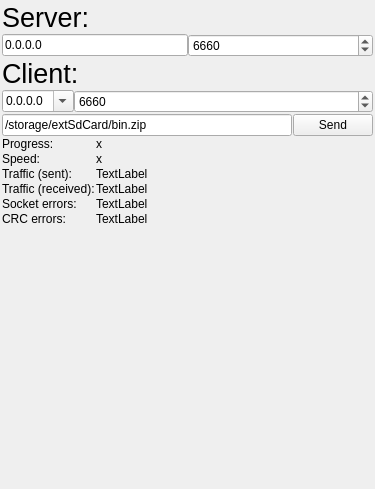
<?xml version="1.0" encoding="UTF-8"?>
<ui version="4.0">
 <class>AndroidMainWindow</class>
 <widget class="QWidget" name="AndroidMainWindow">
  <property name="geometry">
   <rect>
    <x>0</x>
    <y>0</y>
    <width>375</width>
    <height>489</height>
   </rect>
  </property>
  <property name="windowTitle">
   <string>Form</string>
  </property>
  <layout class="QVBoxLayout" name="verticalLayout">
   <property name="spacing">
    <number>1</number>
   </property>
   <property name="leftMargin">
    <number>2</number>
   </property>
   <property name="topMargin">
    <number>2</number>
   </property>
   <property name="rightMargin">
    <number>2</number>
   </property>
   <property name="bottomMargin">
    <number>2</number>
   </property>
   <item>
    <widget class="QLabel" name="label">
     <property name="sizePolicy">
      <sizepolicy hsizetype="Preferred" vsizetype="Fixed">
       <horstretch>0</horstretch>
       <verstretch>0</verstretch>
      </sizepolicy>
     </property>
     <property name="font">
      <font>
       <pointsize>20</pointsize>
      </font>
     </property>
     <property name="text">
      <string>Server:</string>
     </property>
    </widget>
   </item>
   <item>
    <layout class="QHBoxLayout" name="horizontalLayout">
     <property name="spacing">
      <number>0</number>
     </property>
     <item>
      <widget class="QLineEdit" name="serverAddr">
       <property name="text">
        <string>0.0.0.0</string>
       </property>
      </widget>
     </item>
     <item>
      <widget class="QSpinBox" name="serverPort">
       <property name="sizePolicy">
        <sizepolicy hsizetype="MinimumExpanding" vsizetype="Fixed">
         <horstretch>0</horstretch>
         <verstretch>0</verstretch>
        </sizepolicy>
       </property>
       <property name="suffix">
        <string notr="true"/>
       </property>
       <property name="prefix">
        <string notr="true"/>
       </property>
       <property name="minimum">
        <number>1000</number>
       </property>
       <property name="maximum">
        <number>64000</number>
       </property>
       <property name="value">
        <number>6660</number>
       </property>
      </widget>
     </item>
    </layout>
   </item>
   <item>
    <widget class="QLabel" name="label_2">
     <property name="sizePolicy">
      <sizepolicy hsizetype="Preferred" vsizetype="Fixed">
       <horstretch>0</horstretch>
       <verstretch>0</verstretch>
      </sizepolicy>
     </property>
     <property name="font">
      <font>
       <pointsize>20</pointsize>
      </font>
     </property>
     <property name="text">
      <string>Client:</string>
     </property>
    </widget>
   </item>
   <item>
    <layout class="QVBoxLayout" name="verticalLayout_2">
     <item>
      <layout class="QHBoxLayout" name="horizontalLayout_2">
       <property name="spacing">
        <number>0</number>
       </property>
       <item>
        <widget class="QComboBox" name="clientAddr">
         <property name="editable">
          <bool>true</bool>
         </property>
         <property name="currentText">
          <string>0.0.0.0</string>
         </property>
        </widget>
       </item>
       <item>
        <widget class="QSpinBox" name="clientPort">
         <property name="sizePolicy">
          <sizepolicy hsizetype="MinimumExpanding" vsizetype="Fixed">
           <horstretch>0</horstretch>
           <verstretch>0</verstretch>
          </sizepolicy>
         </property>
         <property name="suffix">
          <string notr="true"/>
         </property>
         <property name="prefix">
          <string notr="true"/>
         </property>
         <property name="minimum">
          <number>1000</number>
         </property>
         <property name="maximum">
          <number>64000</number>
         </property>
         <property name="value">
          <number>6660</number>
         </property>
        </widget>
       </item>
      </layout>
     </item>
     <item>
      <layout class="QHBoxLayout" name="horizontalLayout_3">
       <item>
        <widget class="QLineEdit" name="sendFileName">
         <property name="text">
          <string>/storage/extSdCard/bin.zip</string>
         </property>
        </widget>
       </item>
       <item>
        <widget class="QPushButton" name="pushButton">
         <property name="text">
          <string>Send</string>
         </property>
        </widget>
       </item>
      </layout>
     </item>
    </layout>
   </item>
   <item>
    <layout class="QFormLayout" name="formLayout">
     <item row="0" column="0">
      <widget class="QLabel" name="label_3">
       <property name="text">
        <string>Progress:</string>
       </property>
      </widget>
     </item>
     <item row="0" column="1">
      <widget class="QLabel" name="labProgress">
       <property name="text">
        <string>x</string>
       </property>
      </widget>
     </item>
     <item row="1" column="0">
      <widget class="QLabel" name="label_5">
       <property name="text">
        <string>Speed:</string>
       </property>
      </widget>
     </item>
     <item row="1" column="1">
      <widget class="QLabel" name="labSpeed">
       <property name="text">
        <string>x</string>
       </property>
      </widget>
     </item>
     <item row="2" column="0">
      <widget class="QLabel" name="label_7">
       <property name="text">
        <string>Traffic (sent):</string>
       </property>
      </widget>
     </item>
     <item row="3" column="0">
      <widget class="QLabel" name="label_8">
       <property name="text">
        <string>Traffic (received):</string>
       </property>
      </widget>
     </item>
     <item row="4" column="0">
      <widget class="QLabel" name="label_9">
       <property name="text">
        <string>Socket errors:</string>
       </property>
      </widget>
     </item>
     <item row="5" column="0">
      <widget class="QLabel" name="label_10">
       <property name="text">
        <string>CRC errors:</string>
       </property>
      </widget>
     </item>
     <item row="2" column="1">
      <widget class="QLabel" name="labSent">
       <property name="text">
        <string>TextLabel</string>
       </property>
      </widget>
     </item>
     <item row="3" column="1">
      <widget class="QLabel" name="labReceived">
       <property name="text">
        <string>TextLabel</string>
       </property>
      </widget>
     </item>
     <item row="4" column="1">
      <widget class="QLabel" name="labSockErrors">
       <property name="text">
        <string>TextLabel</string>
       </property>
      </widget>
     </item>
     <item row="5" column="1">
      <widget class="QLabel" name="labCRCErrors">
       <property name="text">
        <string>TextLabel</string>
       </property>
      </widget>
     </item>
    </layout>
   </item>
  </layout>
 </widget>
 <resources/>
 <connections>
  <connection>
   <sender>pushButton</sender>
   <signal>clicked()</signal>
   <receiver>AndroidMainWindow</receiver>
   <slot>sendFile()</slot>
   <hints>
    <hint type="sourcelabel">
     <x>339</x>
     <y>309</y>
    </hint>
    <hint type="destinationlabel">
     <x>543</x>
     <y>418</y>
    </hint>
   </hints>
  </connection>
 </connections>
 <slots>
  <slot>sendFile()</slot>
  <slot>slot1()</slot>
 </slots>
</ui>
